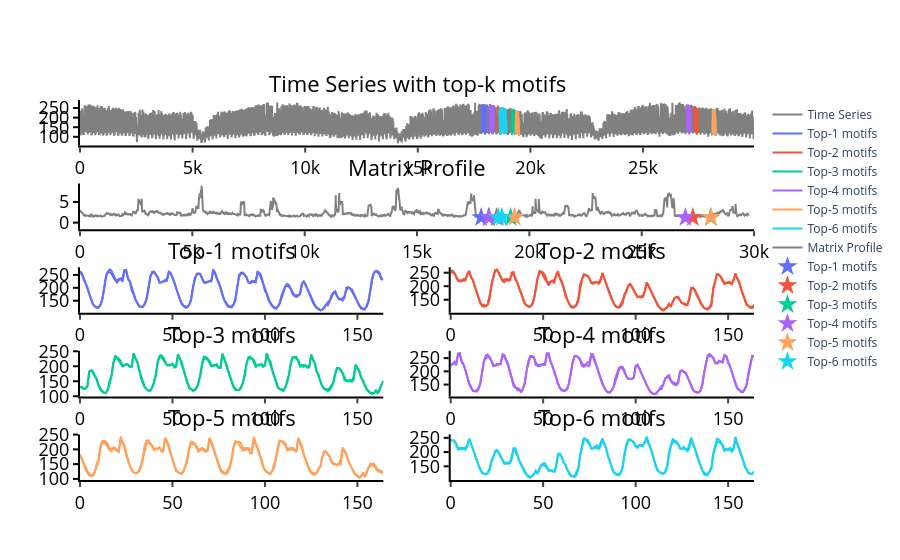

Notebook source saved alongside this figure:
### Markdown cell above
Выполните визуализацию найденных top-$k$ мотивов с помощью функции `plot_motifs()` из *plots.py*.

### Code cell
plot_motifs(mp, motifs)

### Figure 1 — Plotly figure (JSON) as saved in the notebook; plotly's stock layout.template omitted (floating-point values rounded to 4 significant figures; data arrays with more than 128 entries replaced by an {"elided": "..."} marker saying what was removed)
{"data": [{"line": {"color": "grey"}, "name": "Time Series", "type": "scatter", "x": {"elided": "29931 int values"}, "xaxis": "x", "y": {"elided": "29931 float values"}, "yaxis": "y"}, {"line": {"color": "#636EFA"}, "name": "Top-1 motifs", "type": "scatter", "x": {"elided": "501 int values"}, "xaxis": "x", "y": {"elided": "501 int values"}, "yaxis": "y"}, {"line": {"color": "#EF553B"}, "name": "Top-2 motifs", "type": "scatter", "x": {"elided": "8902 int values"}, "xaxis": "x", "y": {"elided": "8902 int values"}, "yaxis": "y"}, {"line": {"color": "#00CC96"}, "name": "Top-3 motifs", "type": "scatter", "x": {"elided": "9070 int values"}, "xaxis": "x", "y": {"elided": "9070 int values"}, "yaxis": "y"}, {"line": {"color": "#AB63FA"}, "name": "Top-4 motifs", "type": "scatter", "x": {"elided": "8902 int values"}, "xaxis": "x", "y": {"elided": "8902 int values"}, "yaxis": "y"}, {"line": {"color": "#FFA15A"}, "name": "Top-5 motifs", "type": "scatter", "x": {"elided": "8902 int values"}, "xaxis": "x", "y": {"elided": "8902 int values"}, "yaxis": "y"}, {"line": {"color": "#19D3F3"}, "name": "Top-6 motifs", "type": "scatter", "x": {"elided": "333 int values"}, "xaxis": "x", "y": {"elided": "333 int values"}, "yaxis": "y"}, {"line": {"color": "grey", "width": 2}, "name": "Matrix Profile", "type": "scatter", "x": {"elided": "29931 int values"}, "xaxis": "x2", "y": {"elided": "29767 float values"}, "yaxis": "y2"}, {"marker": {"color": "#636EFA", "size": 15, "symbol": "star"}, "mode": "markers", "name": "Top-1 motifs", "type": "scatter", "x": [17852, 18188], "xaxis": "x2", "y": [1.227, 1.227], "yaxis": "y2"}, {"marker": {"color": "#EF553B", "size": 15, "symbol": "star"}, "mode": "markers", "name": "Top-2 motifs", "type": "scatter", "x": [18539, 27276], "xaxis": "x2", "y": [1.236, 1.236], "yaxis": "y2"}, {"marker": {"color": "#00CC96", "size": 15, "symbol": "star"}, "mode": "markers", "name": "Top-3 motifs", "type": "scatter", "x": [19168, 28073], "xaxis": "x2", "y": [1.246, 1.246], "yaxis": "y2"}, {"marker": {"color": "#AB63FA", "size": 15, "symbol": "star"}, "mode": "markers", "name": "Top-4 motifs", "type": "scatter", "x": [18208, 26945], "xaxis": "x2", "y": [1.246, 1.246], "yaxis": "y2"}, {"marker": {"color": "#FFA15A", "size": 15, "symbol": "star"}, "mode": "markers", "name": "Top-5 motifs", "type": "scatter", "x": [19343, 28080], "xaxis": "x2", "y": [1.272, 1.272], "yaxis": "y2"}, {"marker": {"color": "#19D3F3", "size": 15, "symbol": "star"}, "mode": "markers", "name": "Top-6 motifs", "type": "scatter", "x": [18611, 18779], "xaxis": "x2", "y": [1.308, 1.308], "yaxis": "y2"}, {"line": {"color": "#636EFA"}, "showlegend": false, "type": "scatter", "x": {"elided": "165 int values"}, "xaxis": "x3", "y": {"elided": "165 int values"}, "yaxis": "y3"}, {"line": {"color": "#636EFA"}, "showlegend": false, "type": "scatter", "x": {"elided": "165 int values"}, "xaxis": "x3", "y": {"elided": "165 int values"}, "yaxis": "y3"}, {"line": {"color": "#EF553B"}, "showlegend": false, "type": "scatter", "x": {"elided": "165 int values"}, "xaxis": "x4", "y": {"elided": "165 int values"}, "yaxis": "y4"}, {"line": {"color": "#EF553B"}, "showlegend": false, "type": "scatter", "x": {"elided": "165 int values"}, "xaxis": "x4", "y": {"elided": "165 int values"}, "yaxis": "y4"}, {"line": {"color": "#00CC96"}, "showlegend": false, "type": "scatter", "x": {"elided": "165 int values"}, "xaxis": "x5", "y": {"elided": "165 int values"}, "yaxis": "y5"}, {"line": {"color": "#00CC96"}, "showlegend": false, "type": "scatter", "x": {"elided": "165 int values"}, "xaxis": "x5", "y": {"elided": "165 int values"}, "yaxis": "y5"}, {"line": {"color": "#AB63FA"}, "showlegend": false, "type": "scatter", "x": {"elided": "165 int values"}, "xaxis": "x6", "y": {"elided": "165 int values"}, "yaxis": "y6"}, {"line": {"color": "#AB63FA"}, "showlegend": false, "type": "scatter", "x": {"elided": "165 int values"}, "xaxis": "x6", "y": {"elided": "165 int values"}, "yaxis": "y6"}, {"line": {"color": "#FFA15A"}, "showlegend": false, "type": "scatter", "x": {"elided": "165 int values"}, "xaxis": "x7", "y": {"elided": "165 int values"}, "yaxis": "y7"}, {"line": {"color": "#FFA15A"}, "showlegend": false, "type": "scatter", "x": {"elided": "165 int values"}, "xaxis": "x7", "y": {"elided": "165 int values"}, "yaxis": "y7"}, {"line": {"color": "#19D3F3"}, "showlegend": false, "type": "scatter", "x": {"elided": "165 int values"}, "xaxis": "x8", "y": {"elided": "165 int values"}, "yaxis": "y8"}, {"line": {"color": "#19D3F3"}, "showlegend": false, "type": "scatter", "x": {"elided": "165 int values"}, "xaxis": "x8", "y": {"elided": "165 int values"}, "yaxis": "y8"}], "layout": {"annotations": [{"font": {"color": "black", "size": 22}, "showarrow": false, "text": "Time Series with top-k motifs", "x": 0.5, "xanchor": "center", "xref": "paper", "y": 1, "yanchor": "bottom", "yref": "paper"}, {"font": {"color": "black", "size": 22}, "showarrow": false, "text": "Matrix Profile", "x": 0.5, "xanchor": "center", "xref": "paper", "y": 0.78, "yanchor": "bottom", "yref": "paper"}, {"font": {"color": "black", "size": 22}, "showarrow": false, "text": "Top-1 motifs", "x": 0.225, "xanchor": "center", "xref": "paper", "y": 0.56, "yanchor": "bottom", "yref": "paper"}, {"font": {"color": "black", "size": 22}, "showarrow": false, "text": "Top-2 motifs", "x": 0.775, "xanchor": "center", "xref": "paper", "y": 0.56, "yanchor": "bottom", "yref": "paper"}, {"font": {"color": "black", "size": 22}, "showarrow": false, "text": "Top-3 motifs", "x": 0.225, "xanchor": "center", "xref": "paper", "y": 0.34, "yanchor": "bottom", "yref": "paper"}, {"font": {"color": "black", "size": 22}, "showarrow": false, "text": "Top-4 motifs", "x": 0.775, "xanchor": "center", "xref": "paper", "y": 0.34, "yanchor": "bottom", "yref": "paper"}, {"font": {"color": "black", "size": 22}, "showarrow": false, "text": "Top-5 motifs", "x": 0.225, "xanchor": "center", "xref": "paper", "y": 0.12, "yanchor": "bottom", "yref": "paper"}, {"font": {"color": "black", "size": 22}, "showarrow": false, "text": "Top-6 motifs", "x": 0.775, "xanchor": "center", "xref": "paper", "y": 0.12, "yanchor": "bottom", "yref": "paper"}], "autosize": true, "paper_bgcolor": "rgba(0, 0, 0, 0)", "plot_bgcolor": "rgba(0, 0, 0, 0)", "title": {"font": {"color": "black", "size": 24}}, "xaxis": {"anchor": "y", "autorange": true, "domain": [0, 1], "linecolor": "#000", "linewidth": 2, "range": [0, 29930], "showgrid": false, "tickfont": {"color": "black", "size": 18}, "ticks": "outside", "tickwidth": 2, "title": {"font": {"color": "black", "size": 22}}, "type": "linear"}, "xaxis2": {"anchor": "y2", "autorange": true, "domain": [0, 1], "linecolor": "#000", "linewidth": 2, "range": [0, 29890.0], "showgrid": false, "tickfont": {"color": "black", "size": 18}, "ticks": "outside", "tickwidth": 2, "title": {"font": {"color": "black", "size": 22}}, "type": "linear"}, "xaxis3": {"anchor": "y3", "autorange": true, "domain": [0, 0.45], "linecolor": "#000", "linewidth": 2, "range": [0, 164], "showgrid": false, "tickfont": {"color": "black", "size": 18}, "ticks": "outside", "tickwidth": 2, "title": {"font": {"color": "black", "size": 22}}, "type": "linear"}, "xaxis4": {"anchor": "y4", "autorange": true, "domain": [0.55, 1], "linecolor": "#000", "linewidth": 2, "range": [0, 164], "showgrid": false, "tickfont": {"color": "black", "size": 18}, "ticks": "outside", "tickwidth": 2, "title": {"font": {"color": "black", "size": 22}}, "type": "linear"}, "xaxis5": {"anchor": "y5", "autorange": true, "domain": [0, 0.45], "linecolor": "#000", "linewidth": 2, "range": [0, 164], "showgrid": false, "tickfont": {"color": "black", "size": 18}, "ticks": "outside", "tickwidth": 2, "title": {"font": {"color": "black", "size": 22}}, "type": "linear"}, "xaxis6": {"anchor": "y6", "autorange": true, "domain": [0.55, 1], "linecolor": "#000", "linewidth": 2, "range": [0, 164], "showgrid": false, "tickfont": {"color": "black", "size": 18}, "ticks": "outside", "tickwidth": 2, "title": {"font": {"color": "black", "size": 22}}, "type": "linear"}, "xaxis7": {"anchor": "y7", "autorange": true, "domain": [0, 0.45], "linecolor": "#000", "linewidth": 2, "range": [0, 164], "showgrid": false, "tickfont": {"color": "black", "size": 18}, "ticks": "outside", "tickwidth": 2, "title": {"font": {"color": "black", "size": 22}}, "type": "linear"}, "xaxis8": {"anchor": "y8", "autorange": true, "domain": [0.55, 1], "linecolor": "#000", "linewidth": 2, "range": [0, 164], "showgrid": false, "tickfont": {"color": "black", "size": 18}, "ticks": "outside", "tickwidth": 2, "title": {"font": {"color": "black", "size": 22}}, "type": "linear"}, "yaxis": {"anchor": "x", "autorange": true, "color": "black", "domain": [0.88, 1], "linecolor": "#000", "linewidth": 2, "range": [54.11, 291.9], "showgrid": false, "tickfont": {"size": 18}, "ticks": "outside", "tickwidth": 2, "title": {"font": {"color": "black", "size": 22}}, "type": "linear", "zeroline": false}, "yaxis2": {"anchor": "x2", "autorange": true, "color": "black", "domain": [0.66, 0.78], "linecolor": "#000", "linewidth": 2, "range": [0.1218, 9.347], "showgrid": false, "tickfont": {"size": 18}, "ticks": "outside", "tickwidth": 2, "title": {"font": {"color": "black", "size": 22}}, "type": "linear", "zeroline": false}, "yaxis3": {"anchor": "x3", "autorange": true, "color": "black", "domain": [0.44, 0.56], "linecolor": "#000", "linewidth": 2, "range": [103.2, 279.8], "showgrid": false, "tickfont": {"size": 18}, "ticks": "outside", "tickwidth": 2, "title": {"font": {"color": "black", "size": 22}}, "type": "linear", "zeroline": false}, "yaxis4": {"anchor": "x4", "autorange": true, "color": "black", "domain": [0.44, 0.56], "linecolor": "#000", "linewidth": 2, "range": [101.6, 270.4], "showgrid": false, "tickfont": {"size": 18}, "ticks": "outside", "tickwidth": 2, "title": {"font": {"color": "black", "size": 22}}, "type": "linear", "zeroline": false}, "yaxis5": {"anchor": "x5", "autorange": true, "color": "black", "domain": [0.22, 0.34], "linecolor": "#000", "linewidth": 2, "range": [99.39, 251.6], "showgrid": false, "tickfont": {"size": 18}, "ticks": "outside", "tickwidth": 2, "title": {"font": {"color": "black", "size": 22}}, "type": "linear", "zeroline": false}, "yaxis6": {"anchor": "x6", "autorange": true, "color": "black", "domain": [0.22, 0.34], "linecolor": "#000", "linewidth": 2, "range": [105.4, 277.6], "showgrid": false, "tickfont": {"size": 18}, "ticks": "outside", "tickwidth": 2, "title": {"font": {"color": "black", "size": 22}}, "type": "linear", "zeroline": false}, "yaxis7": {"anchor": "x7", "autorange": true, "color": "black", "domain": [0, 0.12], "linecolor": "#000", "linewidth": 2, "range": [96.28, 250.7], "showgrid": false, "tickfont": {"size": 18}, "ticks": "outside", "tickwidth": 2, "title": {"font": {"color": "black", "size": 22}}, "type": "linear", "zeroline": false}, "yaxis8": {"anchor": "x8", "autorange": true, "color": "black", "domain": [0, 0.12], "linecolor": "#000", "linewidth": 2, "range": [102, 262], "showgrid": false, "tickfont": {"size": 18}, "ticks": "outside", "tickwidth": 2, "title": {"font": {"color": "black", "size": 22}}, "type": "linear", "zeroline": false}}}
